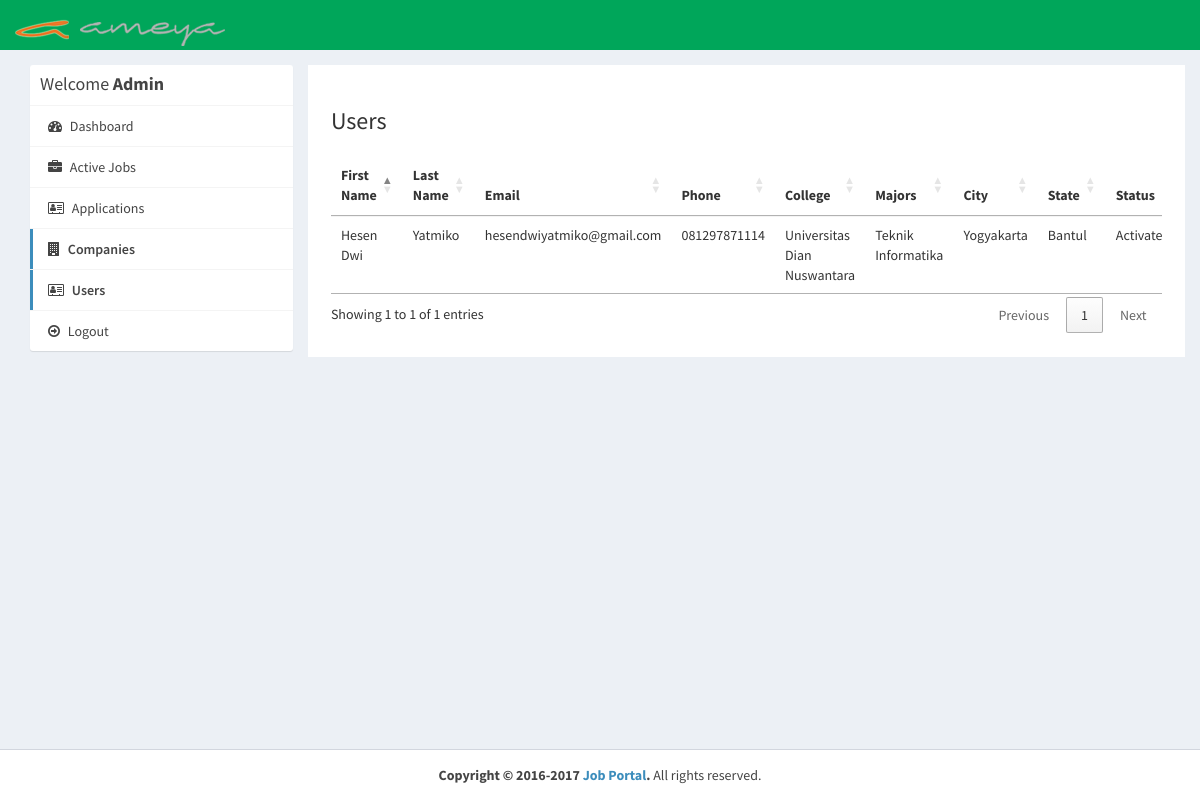
Page /admin/users.php (signed in) on the committed database.
### tables this page shows
CREATE TABLE IF NOT EXISTS `users` (
  `id_user` int(11) NOT NULL AUTO_INCREMENT,
  `firstname` varchar(255) NOT NULL,
  `lastname` varchar(255) NOT NULL,
  `email` varchar(255) NOT NULL,
  `password` varchar(255) NOT NULL,
  `address` text,
  `city` varchar(255) DEFAULT NULL,
  `state` varchar(255) DEFAULT NULL,
  `contactno` varchar(255) DEFAULT NULL,
  `qualification` varchar(255) DEFAULT NULL,
  `stream` varchar(255) DEFAULT NULL,
  `passingyear` varchar(255) DEFAULT NULL,
  `dob` varchar(255) DEFAULT NULL,
  `age` varchar(255) DEFAULT NULL,
  `designation` varchar(255) DEFAULT NULL,
  `resume` varchar(255) DEFAULT NULL,
  `hash` varchar(255) DEFAULT NULL,
  `active` int(11) NOT NULL DEFAULT '2',
  `aboutme` text,
  `skills` text,
  PRIMARY KEY (`id_user`),
  UNIQUE KEY `email` (`email`)
);

### admin/users.php (the view, shortened to what this page needs)
<?php
require_once("../db.php");
?>
<!DOCTYPE html>
<html>
<head>
  <link rel="stylesheet" href="https://cdnjs.cloudflare.com/ajax/libs/twitter-bootstrap/3.3.7/css/bootstrap.min.css">
  <link rel="stylesheet" href="https://cdnjs.cloudflare.com/ajax/libs/font-awesome/4.7.0/css/font-awesome.min.css">
  <link rel="stylesheet" href="https://cdnjs.cloudflare.com/ajax/libs/ionicons/2.0.1/css/ionicons.min.css">
  <link rel="stylesheet" href="https://cdn.datatables.net/1.10.15/css/jquery.dataTables.min.css">
  <link rel="stylesheet" href="../css/AdminLTE.min.css">
  <link rel="stylesheet" href="../css/_all-skins.min.css">
  <link rel="stylesheet" href="../css/custom.css">
</head>
<body class="hold-transition skin-green sidebar-mini">
<div class="wrapper">
  <header class="main-header">
    <a href="index.php" class="logo logo-bg"><img src="../img/ameyalogo-220x49.png" alt="ameyalogo">
    </a>
    <nav class="navbar navbar-static-top">
    </nav>
  </header>
  <div class="content-wrapper" style="margin-left: 0px;">
    <section id="candidates" class="content-header">
      <div class="container">
        <div class="row">
          <div class="col-md-3">
            <div class="box box-solid">
              <div class="box-header with-border">
                <h3 class="box-title">Welcome <b>Admin</b></h3>
              </div>
              <div class="box-body no-padding">
                <ul class="nav nav-pills nav-stacked">
                  <li><a href="dashboard.php"><i class="fa fa-dashboard"></i> Dashboard</a></li>
                  <li><a href="active-jobs.php"><i class="fa fa-briefcase"></i> Active Jobs</a></li>
                  <li><a href="applications.php"><i class="fa fa-address-card-o"></i> Applications</a></li>
                  <li class="active"><a href="companies.php"><i class="fa fa-building"></i> Companies</a></li>
				  <li class="active"><a href="users.php"><i class="fa fa-address-card-o"></i> Users</a></li>
                  <li><a href="../logout.php"><i class="fa fa-arrow-circle-o-right"></i> Logout</a></li>
                </ul>
              </div>
            </div>
          </div>
          <div class="col-md-9 bg-white padding-2">
            <h3>Users</h3>
            <div class="row margin-top-20">
              <div class="col-md-12">
                <div class="box-body table-responsive no-padding">
                  <table id="example2" class="table table-hover">
                    <thead>
                      <th>First Name</th>
                      <th>Last Name</th>
                      <th>Email</th>
                      <th>Phone</th>
                      <th>College</th>
					  <th>Majors</th>
                      <th>City</th>
                      <th>State</th>
                      <th>Status</th>
                    </thead>
                    <tbody>
                      <?php
                      $sql = "SELECT * FROM users";
                      $result = $conn->query($sql);
                      if($result->num_rows > 0) {
                        while($row = $result->fetch_assoc()) {
                      ?>
                      <tr>
                        <td><?php echo $row['firstname']; ?></td>
                        <td><?php echo $row['lastname']; ?></td>
                        <td><?php echo $row['email']; ?></td>
                        <td><?php echo $row['contactno']; ?></td>
                        <td><?php echo $row['qualification']; ?></td>
						<td><?php echo $row['stream']; ?></td>
                        <td><?php echo $row['city']; ?></td>
                        <td><?php echo $row['state']; ?></td>
                        <td>
                        <?php
                          if($row['active'] == '1') {
                            echo "Activated";
                          } else if($row['active'] == '2') {
                            ?>
                            <a href="reject-user.php?id=<?php echo $row['id_user']; ?>">Reject</a> <a href="approve-user.php?id=<?php echo $row['id_user']; ?>">Approve</a>
                            <?php
                          } else if ($row['active'] == '3') {
                            ?>
                              <a href="approve-user.php?id=<?php echo $row['id_user']; ?>">Reactivate</a>
                            <?php
                          } else if($row['active'] == '0') {
                            echo "Rejected";
                          }
                        ?>
                        </td>
                      </tr>
                     <?php
                        }
                      }
                    ?>
                    </tbody>
                  </table>
                </div>
              </div>
            </div>
          </div>
        </div>
      </div>
    </section>
  </div>
  <footer class="main-footer" style="margin-left: 0px;">
    <div class="text-center">
      <strong>Copyright &copy; 2016-2017 <a href="learningfromscratch.online">Job Portal</a>.</strong> All rights
    reserved.
    </div>
  </footer>
</div>
</body>
</html>

### css/custom.css (style rules this page uses)
.logo-bg { background-color: #00A65A !important; }
.margin-top-20 { margin-top: 20px; }
.padding-2 { padding: 2%; }
.bg-white { background-color: #fff; }

### rows in the picture
users: firstname "Hesen Dwi", lastname "Yatmiko", email "hesendwiyatmiko@gmail.com", contactno "081297871114", qualification "Universitas Dian Nuswantara", stream "Teknik Informatika", city "Yogyakarta", state "Bantul", active "Activated"
